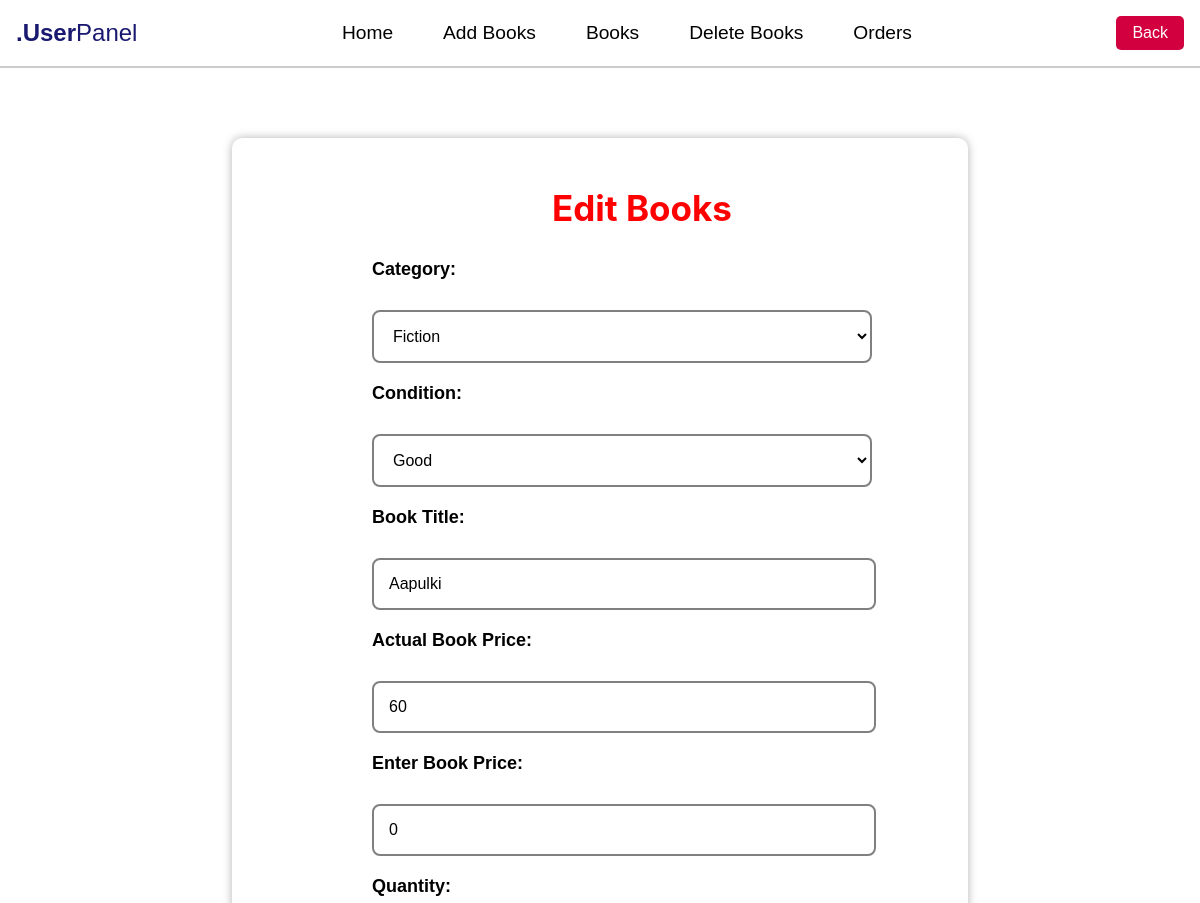
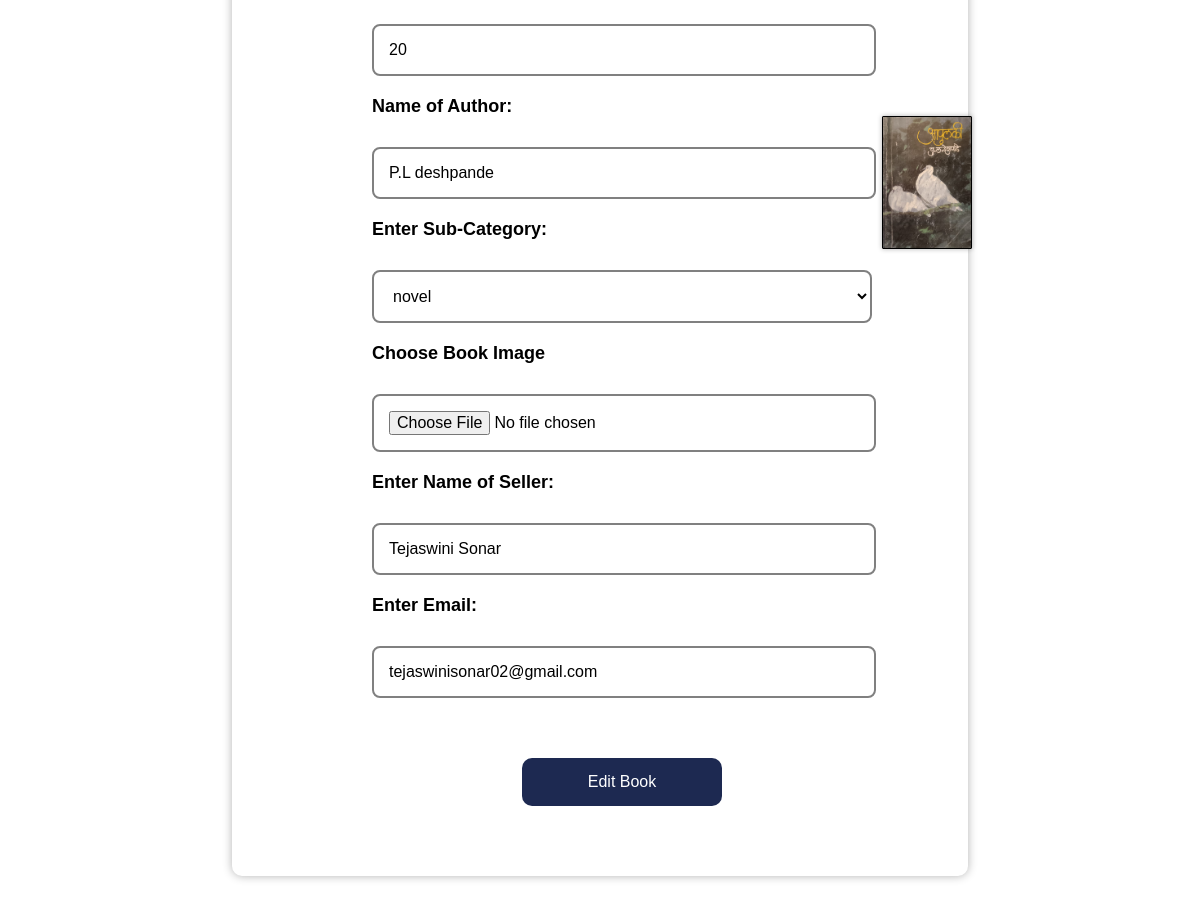
The app's page /user_addbook.php?book_id=13 (signed in) with its own data (2 pictures, top to bottom).
### tables this page shows
CREATE TABLE `add_books` (
  `book_id` int(11) NOT NULL,
  `category` varchar(30) NOT NULL,
  `book_condition` varchar(30) NOT NULL,
  `book_name` varchar(50) NOT NULL,
  `actual_price` float NOT NULL,
  `price` float NOT NULL,
  `author` varchar(30) NOT NULL,
  `subcategory` varchar(30) NOT NULL,
  `book_image` varchar(255) NOT NULL,
  `name` varchar(50) NOT NULL,
  `email` varchar(50) NOT NULL,
  `quantity` int(11) NOT NULL,
  `admin_cut` decimal(10,2) DEFAULT 0.00,
  `condition_deduction` decimal(10,2) DEFAULT 0.00
);

### user_addbook.php (the view, shortened to what this page needs)
<?php
$servername = "localhost";
$username = "root";
$password = "";
$dbname = "readcycle";
$conn = new mysqli($servername, $username, $password, $dbname);
$book_id = $_GET['book_id'];
$sql = "SELECT * FROM add_books WHERE book_id = ?";
$stmt = $conn->prepare($sql);
$stmt->bind_param("i", $book_id);
$stmt->execute();
$result = $stmt->get_result();
if ($result->num_rows > 0) {
    $row = $result->fetch_assoc();
    $book_title = $row['book_name'];
    $category = $row['category'];
    $book_condition = $row['book_condition'];
    $price = $row['price'];
	$bookactualprice = $row['actual_price'];
	$quantity = $row['quantity'];
    $author = $row['author'];
    $subcategory = $row['subcategory'];
    $book_image = $row['book_image'];
    $name = $row['name'];
    $email = $row['email'];
} else {
    echo "Book not found.";
}
$sql_subcategories = "SELECT DISTINCT subcategory FROM add_books WHERE category = ?";
$stmt_subcategories = $conn->prepare($sql_subcategories);
$stmt_subcategories->bind_param("s", $category);
$stmt_subcategories->execute();
$result_subcategories = $stmt_subcategories->get_result();
$subcategory_options = [];
if ($result_subcategories->num_rows > 0) {
    while ($row_subcategory = $result_subcategories->fetch_assoc()) {
        $subcategory_options[] = $row_subcategory['subcategory'];
    }
} else {
    $subcategory_options[] = "No subcategories available";
}
?>
<!DOCTYPE html>
<html>
<head>
<link rel="stylesheet" href="https://cdnjs.cloudflare.com/ajax/libs/font-awesome/6.5.1/css/all.min.css">
</head>
<body>
<?php include 'userpanel_header.php'; ?>
<div id="addbooksContent" class="content-area">
    <div class="content-container">
        <h2>Edit Books</h2>
        <form action="adminupdate_book.php" method="post" enctype="multipart/form-data">
            <label for="category">Category:</label>
            <select id="category" name="category">
                <option value="fiction" <?php if(isset($category) && $category == "fiction") echo "selected"; ?>>Fiction</option>
            </select>
            <label for="condition">Condition:</label>
            <select id="condition" name="condition">
                <option value="good" <?php if(isset($book_condition) && $book_condition == "good") echo "selected"; ?>>Good</option>
            </select>
            <label for="bookname">Book Title:</label>
            <input type="text" id="bookname" name="bookname" value="<?php echo $book_title; ?>" required>
<label for="bookactualprice">Actual Book Price:</label>
<input type="text" id="bookactualprice" name="bookactualprice" value="<?php echo $bookactualprice; ?>" required oninput="calculateBookPrice()">
            <label for="bookprice">Enter Book Price:</label>
            <input type="text" id="bookprice" name="bookprice" value="<?php echo $price; ?>" required>
			 <label for="quantity">Quantity:</label>
        <input type="number" id="quantity" name="quantity" value="<?php echo $quantity; ?>" required>
            <label for="author">Name of Author:</label>
            <input type="text" id="author" name="author" value="<?php echo $author; ?>" required>
            <label for="subcategory">Enter Sub-Category:</label>
            <select id="subcategory" name="subcategory">
                <?php foreach ($subcategory_options as $option) : ?>
                    <option value="<?php echo $option; ?>" <?php if(isset($subcategory) && $subcategory == $option) echo "selected"; ?>><?php echo $option; ?></option>
                <?php endforeach; ?>
            </select>
            <label for="file" class="select-image"> Choose Book Image </label>
            <input type="file" id="file" name="file" accept="image/*">
            <img id="preview-image" src="<?php echo $book_image; ?>" alt="Book Image">
            <label for="name">Enter Name of Seller:</label>
            <input type="text" id="name" name="name" placeholder="Enter name of seller" value="<?php echo $name; ?>" required>
            <label for="email">Enter Email:</label>
            <input type="email" id="email" name="email" placeholder="Enter email of seller" value="<?php echo $email; ?>" required>
            <button type="submit">Edit Book</button>
        </form>
    </div>
</div>
</body>
</html>

### user_addbook.php (style rules this page uses)
body { margin: 0px; padding: 0px; box-sizing: border-box; font-family: "Poppins", san-serif; background-color: #fff; }
#addbooksContent { background-image: none; background-color: #fff; padding: 20px; margin: 0 auto; max-width: 1300px; margin-top: 0px; }
#addbooksContent form { position: relative; display: flex; flex-direction: column; gap: 20px; max-width: 500px; margin: 30px 0 50px 50px; }
#addbooksContent label { font-size: 18px; font-weight: bold; color: black; margin-bottom: 10px; margin-left: 70px; }
#addbooksContent input { padding: 15px; font-size: 16px; border: 2px solid grey; border-radius: 8px; width: 470px; background-color: transparent; color: black; margin-left: 70px; }
#addbooksContent button { padding: 15px; background-color: #1d2951; font-size: 16px; color: #fff; border: none; cursor: pointer; border-radius: 10px; width: 40%; margin-top: 40px; margin-left: 220px; }
#addbooksContent h2 { font-size: 35px; margin-left: 300px; font-family: Inter, sans-serif; color: red; }
.content-container { background-color: #fff; padding: 20px; border-radius: 10px; box-shadow: 0 0 10px rgba(0, 0, 0, 0.3); margin: 50px auto; max-width: 60%; }
#addbooksContent select { padding: 15px; font-size: 16px; border: 2px solid grey; border-radius: 8px; width: 100%; background-color: transparent; color: black; margin-left: 70px; cursor: pointer; }
#addbooksContent option { background-color: #fff; color: #000; }
#preview-image { max-width: 20%; height: 9%; display: block; border: 1px solid black; border-radius: 1px; box-shadow: 0 0 5px rgba(0, 0, 0, 0.3); position: absolute; top: 0; right: 0; margin-top: 760px; margin-right: -170px; }

### userpanel_header.php (style rules this page uses)
body { margin: 0; padding: 0; font-family: Arial, sans-serif; background-color: #fff; }

### records on screen
add_books: category "Fiction", condition "Good", bookname "Aapulki", bookactualprice "60", bookprice "0", quantity "20", author "P.L deshpande", subcategory "novel", book_image (picture), name "Tejaswini Sonar", email "tejaswinisonar02@gmail.com"
